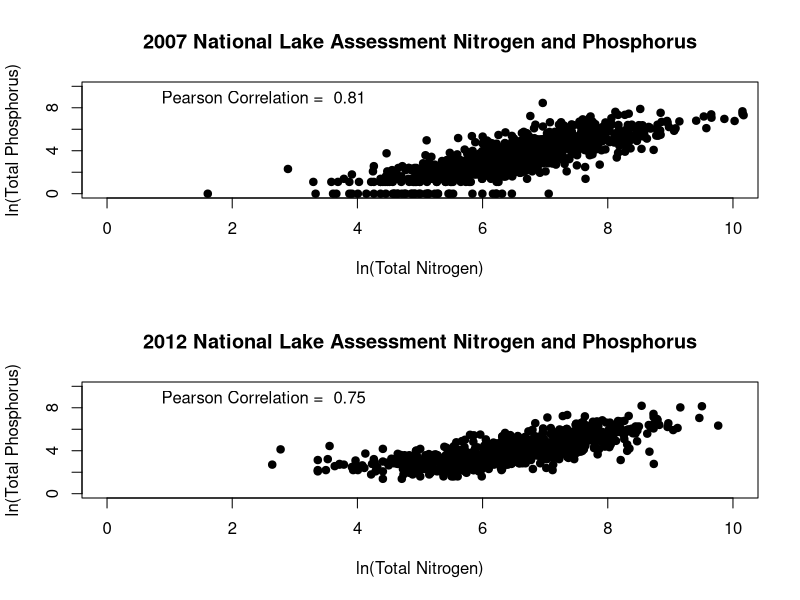

Here is the R script that generated this plot:
################################################################
#  HollisterMilsteadKreakieMoore.R                             #
#  Code used in TN/TP/Chl a Manuscript                         #
#  Written by W.B. Milstead, B. J. Kreakie, and J.W. Hollister #  
#  July 2013                                                   #
################################################################                

################################################################
# Get datasets                                                 #
################################################################
setwd("L:\\Public\\SSWR NEXUS-Concept\\NPRatioManuscript")            
nlaData<-read.csv("NLAdata20130812.csv")
NLA2007<-nlaData[nlaData$Year==2007,]
NLA2012<-nlaData[nlaData$Year==2012,]
################################################################
# Figure 1. TN/TP Scatterplot                                  #
################################################################
tiff("Figure1.tif",units="in",height=11.5,width=4.25,pointsize=8,res=600,compression="lzw")
par(mfrow=c(2,1))
with(NLA2007, plot(log(NTL), log(PTL), main = "2007 National Lake Assessment Nitrogen and Phosphorus",
                  xlab = "ln(Total Nitrogen)",
                  ylab = "ln(Total Phosphorus)", pch = 19, xlim = c(0,10),
                  ylim = c(0,10))) 
with(NLA2007,text(2.5,9,paste("Pearson Correlation = ",round(cor(log(NTL),log(PTL)),2))))  
with(NLA2012, plot(log(NTL), log(PTL),main = "2012 National Lake Assessment Nitrogen and Phosphorus",
                  xlab = "ln(Total Nitrogen)",
                  ylab = "ln(Total Phosphorus)", pch = 19, xlim = c(0,10),
                  ylim = c(0,10))) 
with(NLA2012,text(2.5,9,paste("Pearson Correlation = ",round(cor(log(NTL),log(PTL)),2))))                 
par(mfrow=c(1,1))
dev.off()

################################################################
# Table 2. NLA Summary Stats                                   #
# This does not recreate the table exactly, but the stats      #
# should match                                                 #
################################################################
library(xtable)
sumStats<-function(x)
{
   n<-length(na.omit(x))
   mn<-mean(x,na.rm=T)
   std<-sd(x,na.rm=T)
   return(data.frame(n,mn,std))
}
by2007N<-by(NLA2007$NTL,list(NLA2007$WSA_ECO9),sumStats)
by2007P<-by(NLA2007$PTL,list(NLA2007$WSA_ECO9),sumStats)
by2007CHLA<-by(NLA2007$CHLA,list(NLA2007$WSA_ECO9),sumStats)
by2012N<-by(NLA2012$NTL,list(NLA2012$WSA_ECO9),sumStats)
by2012P<-by(NLA2012$PTL,list(NLA2012$WSA_ECO9),sumStats)
by2012CHLA<-by(NLA2012$CHLA,list(NLA2012$WSA_ECO9),sumStats)
df2007N<-data.frame(names(by2012N), matrix(unlist(by2007N), nrow=length(by2007N), byrow=T))
df2007P<-data.frame(names(by2012N), matrix(unlist(by2007P), nrow=length(by2007P), byrow=T))
df2007CHLA<-data.frame(names(by2012N), matrix(unlist(by2007CHLA), nrow=length(by2007CHLA), byrow=T))
df2012N<-data.frame(names(by2012N), matrix(unlist(by2012N), nrow=length(by2012N), byrow=T))
df2012P<-data.frame(names(by2012N), matrix(unlist(by2012P), nrow=length(by2012P), byrow=T))
df2012CHLA<-data.frame(names(by2012N), matrix(unlist(by2012CHLA), nrow=length(by2012CHLA), byrow=T))
names(df2007N)<-c("Ecoregion","N","Mean","Std.Dev")
names(df2007P)<-c("Ecoregion","N","Mean","Std.Dev")
names(df2007CHLA)<-c("Ecoregion","N","Mean","Std.Dev")
names(df2012N)<-c("Ecoregion","N","Mean","Std.Dev")
names(df2012P)<-c("Ecoregion","N","Mean","Std.Dev")
names(df2012CHLA)<-c("Ecoregion","N","Mean","Std.Dev")
write(print(xtable(df2007N,caption="Nitrogen - 2007"),type="html",include.rownames=F),"Table2.html",append=F)
write(print(xtable(df2007P,caption="Phosphorus - 2007"),type="html",include.rownames=F),"Table2.html",append=T)
write(print(xtable(df2007CHLA,caption="Chlorphyll a - 2007"),type="html",include.rownames=F),"Table2.html",append=T)
write(print(xtable(df2012N,caption="Nitrogen - 2012"),type="html",include.rownames=F),"Table2.html",append=T)
write(print(xtable(df2012P,caption="Phosphorus - 2012"),type="html",include.rownames=F),"Table2.html",append=T)
write(print(xtable(df2012CHLA,caption="Chlorphyll a - 2012"),type="html",include.rownames=F),"Table2.html",append=T)



